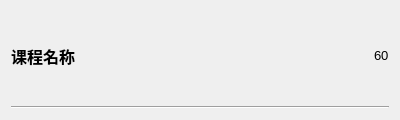
<?xml version="1.0" encoding="UTF-8"?>
<ui version="4.0">
 <class>Gitem</class>
 <widget class="QWidget" name="Gitem">
  <property name="geometry">
   <rect>
    <x>0</x>
    <y>0</y>
    <width>400</width>
    <height>120</height>
   </rect>
  </property>
  <property name="windowTitle">
   <string>Form</string>
  </property>
  <layout class="QVBoxLayout" name="vlay">
   <item>
    <layout class="QHBoxLayout" name="hlay" stretch="1,0">
     <item>
      <widget class="QLabel" name="label1">
       <property name="font">
        <font>
         <pointsize>12</pointsize>
         <bold>true</bold>
        </font>
       </property>
       <property name="text">
        <string>课程名称</string>
       </property>
      </widget>
     </item>
     <item>
      <layout class="QVBoxLayout" name="vlay2">
       <item>
        <widget class="QLabel" name="label2">
         <property name="font">
          <font>
           <pointsize>10</pointsize>
          </font>
         </property>
         <property name="text">
          <string>60</string>
         </property>
        </widget>
       </item>
      </layout>
     </item>
    </layout>
   </item>
   <item>
    <widget class="Line" name="line">
     <property name="orientation">
      <enum>Qt::Orientation::Horizontal</enum>
     </property>
    </widget>
   </item>
  </layout>
 </widget>
 <resources/>
 <connections/>
</ui>
